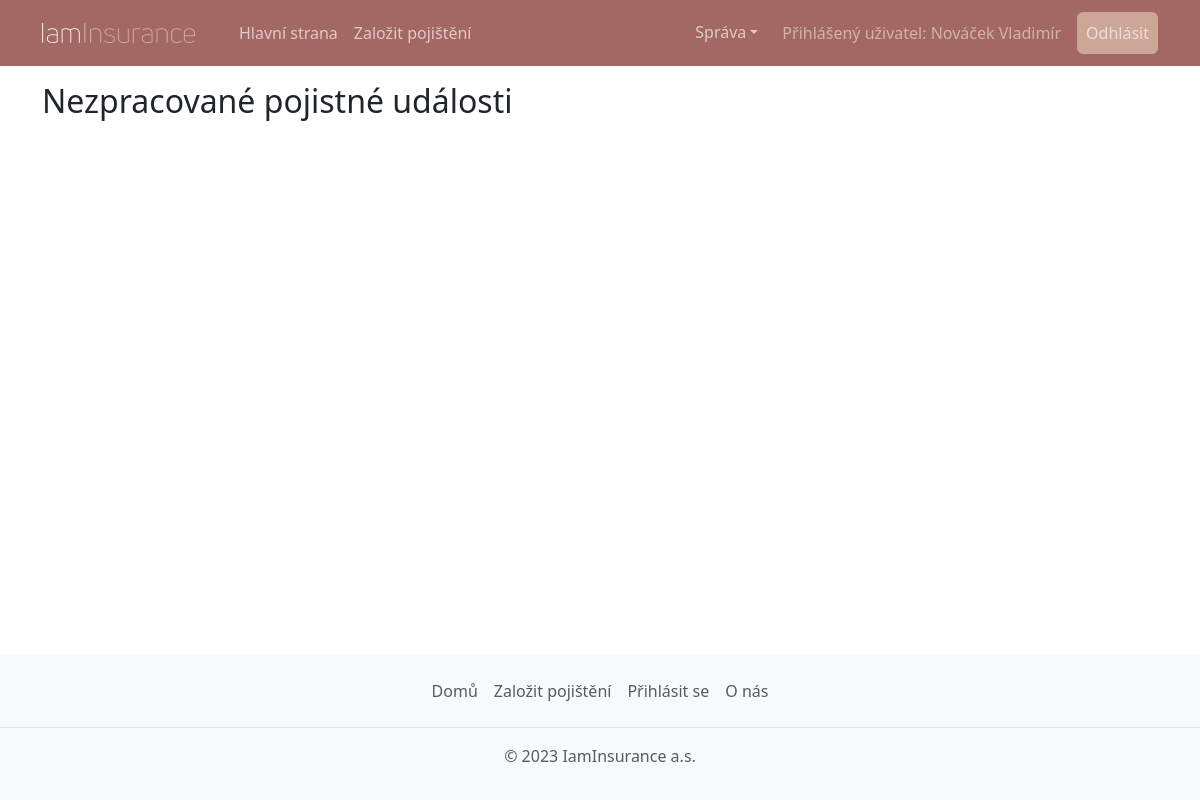
Before: /sprava/nezpracovane-pojistne-udalosti/ (signed in) with the older database file.
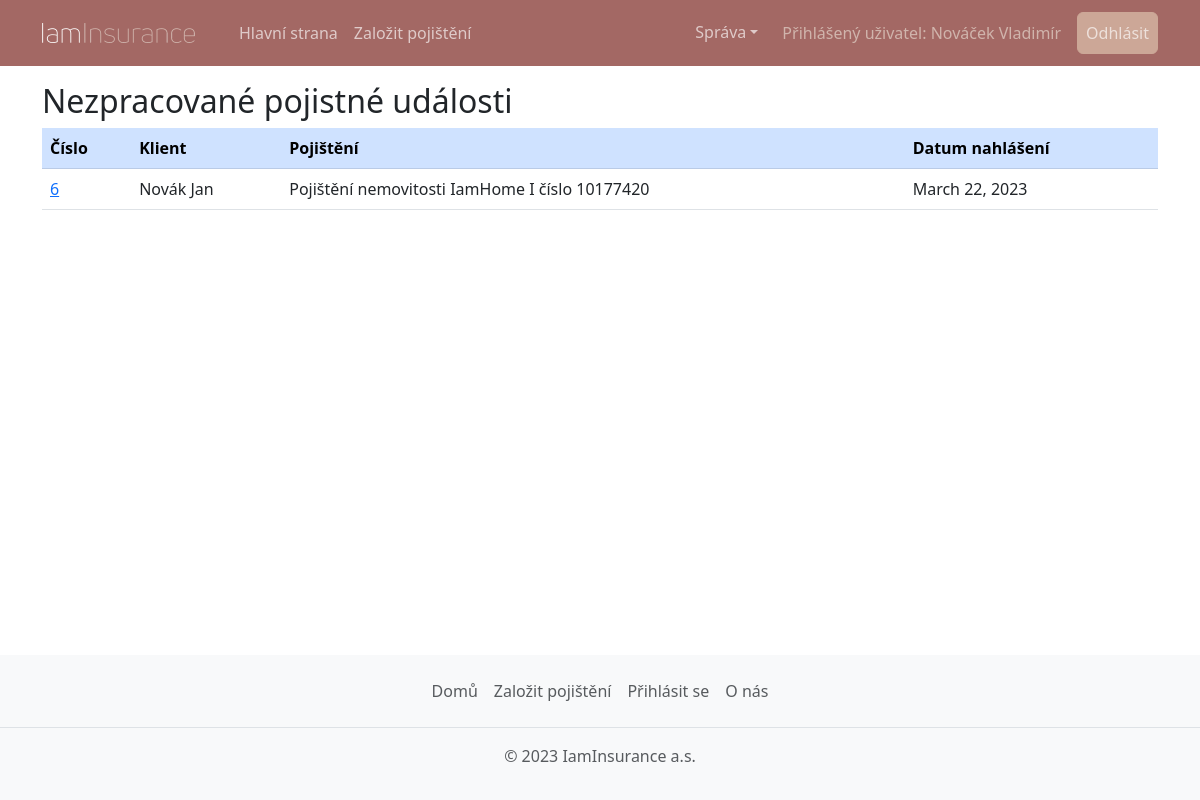
After: the same page with the newer database file.
### insurance_app/models.py (models this page shows, shortened)
class InsuredEvent(models.Model):
    contract: Contract = models.ForeignKey(to=Contract, on_delete=models.CASCADE, verbose_name='Smlouva')
    event_date: models.DateField = models.DateField(verbose_name='Datum události')
    reporting_date: models.DateField = models.DateField(auto_now_add=True)
    description: models.TextField = models.TextField(verbose_name='Popis události')
    processed: models.BooleanField = models.BooleanField(default=False, verbose_name='Zpracováno')
    approved: models.BooleanField = models.BooleanField(default=False, verbose_name='Schváleno')
    payout: models.IntegerField = models.IntegerField(null=True, blank=True, verbose_name='Pojistné plnění')
    @property
    def client(self):
        return self.contract.insured

class Contract(models.Model):
    objects: models.Manager
    product: models.Field = models.ForeignKey(to=Product, on_delete=models.RESTRICT, verbose_name='Produkt')
    insured: models.Field = models.ForeignKey(to=Person, on_delete=models.RESTRICT, verbose_name='Pojištěnec')
    conclusion_date: models.Field = models.DateField(auto_now_add=True, verbose_name='Datum uzavření')
    payment: models.Field = models.PositiveIntegerField(verbose_name='Pravidelná platba')
    @property
    def contract_number(self) -> int:
        return 10_000_001 + self.pk * 127 ** 2
    def __str__(self):
        return f"{self.product} číslo {self.contract_number}"

class Person(AbstractBaseUser, PermissionsMixin):
    USERNAME_FIELD: str = "email"
    REQUIRED_FIELDS: list = ["first_name", "last_name", "date_of_birth"]  # other fields are not required for staff
    objects: BaseUserManager = PersonManager()
    first_name: models.Field = models.CharField(max_length=150, verbose_name='Křestní jméno')
    last_name: models.Field = models.CharField(max_length=150, verbose_name='Příjmení')
    email: models.Field = models.EmailField(unique=True, verbose_name='E-mail')
    phone: models.Field = modelfields.PhoneNumberField(region="CZ", null=True, verbose_name='Telefon')
    address1: models.Field = models.CharField(max_length=150, default="", verbose_name='Adresa')
    address2: models.Field = models.CharField(max_length=150, blank=True, default="", verbose_name='Adresa - druhý řádek')
    postal_code: models.Field = models.CharField(max_length=12, default="", verbose_name='PSČ')
    city: models.Field = models.CharField(max_length=150, default="", verbose_name='Město')
    country: models.Field = models.CharField(max_length=150, default="", verbose_name='Stát')
    date_of_birth: models.Field = models.DateField(verbose_name='Datum narození')
    is_staff: models.Field = models.BooleanField(default=False, verbose_name='Zaměstnanec')
    is_superuser: models.Field = models.BooleanField(default=False, verbose_name='Administrátor')
    slug: models.Field = models.SlugField(unique=True, null=False)
    def __str__(self) -> str:
        return f"{self.last_name} {self.first_name}"

class Product(models.Model):
    name: models.Field = models.CharField(max_length=64, unique=True, verbose_name='Název')
    description: models.Field = models.TextField(default="", verbose_name='Popis')
    active: models.Field = models.BooleanField(default=True, blank=True, verbose_name='Aktivní')
    image: models.Field = models.ImageField(upload_to='images/', verbose_name='Obrázek')
    def __str__(self) -> str:
        inactive = " (nedostupné)" if not self.active else ""
        return str(self.name) + inactive
    class Meta:
        verbose_name = u'Produkt'

### administration/views.py (the view)
# urls.py: path('nezpracovane-pojistne-udalosti/', views.PendingEventsListView.as_view(), name='pending-event-list'),
@method_decorator(staff_member_required, name='get')
class PendingEventsListView(generic.ListView):
    model: models.InsuredEvent = models.InsuredEvent
    template_name: str = template.PENDING_EVENT_LIST
    title: str = "Nezpracované pojistné události"
    def get_context_data(self, *, object_list: QuerySet = None, **kwargs) -> dict:
        context = super().get_context_data(object_list=object_list, **kwargs)
        context['title'] = self.title
        return context
    def get_queryset(self) -> QuerySet:
        return super().get_queryset().filter(processed=False).order_by('-reporting_date')

### insurance_app/templates/insurance_app/pending_event_list.html
{% extends 'main.html' %}
{% block content %}
{% if object_list.0 %}
<table class="table table-hover">
    <thead class="table-primary">
        <tr>
            <th>Číslo</th>
            <th>Klient</th>
            <th>Pojištění</th>
            <th>Datum nahlášení</th>
        </tr>
    </thead>
    <tbody>
    {% for event in object_list %}
        <tr>
            <td><a href="{% url 'event-detail' pk=event.pk %}">{{ event.pk }}</a></td>
            <td>{{ event.client }}</td>
            <td>{{ event.contract }}</td>
            <td>{{ event.reporting_date }}</td>
        </tr>
    {% endfor %}
    </tbody>
</table>
{% endif %}
{% endblock %}

Changed rows visible on the page:
added InsuredEvent: pk "6", client "Novák Jan", contract "Pojištění nemovitosti IamHome I číslo 10177420", reporting_date "March 22, 2023"
Other visible differences:
text now shown: "Číslo Klient Pojištění Datum nahlášení"
